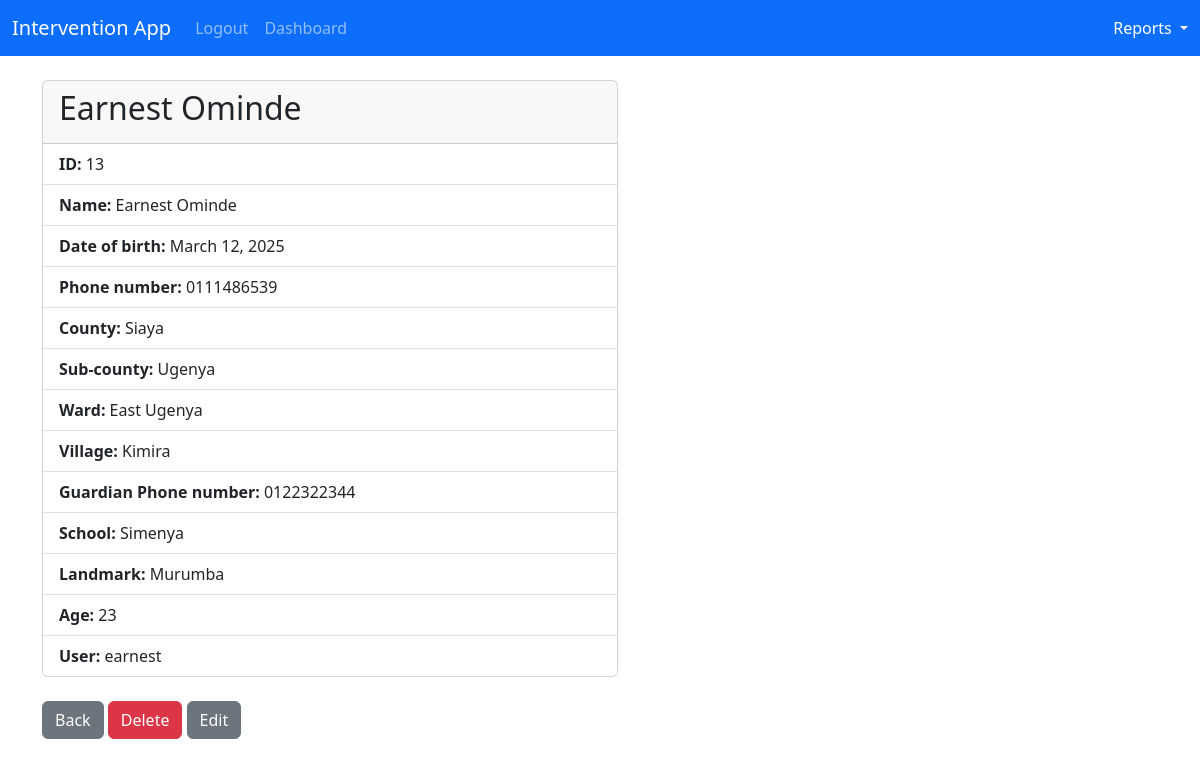
The app's page /ayp_enrollment_record/13/ (signed in) with its own data.
### intervention_app/models.py (models this page shows, shortened)
class Enrollment(models.Model):
    name = models.CharField(max_length=100)
    date_of_birth = models.DateField()
    contact_phone = models.CharField(max_length=12)
    county = models.CharField(max_length=100)
    sub_county = models.CharField(max_length=100)
    ward = models.CharField(max_length=100)
    village = models.CharField(max_length=100)
    guadian_phone_number = models.CharField(max_length=12)
    school= models.CharField(max_length=100)
    landmark= models.CharField(max_length=100)
    age = models.IntegerField()
    user = models.ForeignKey(User, on_delete=models.CASCADE)

### intervention_app/views.py (the view)
# urls.py: path('ayp_enrollment_record/<int:enrollment_id>/', views.ayp_enrollment_record, name="ayp_enrollment_record"),
@login_required
def ayp_enrollment_record(request, enrollment_id):
    if request.user.is_authenticated:
        ayp_enrollment_record = Enrollment.objects.get(id=enrollment_id)
        return render(request, 'enrollment_record.html', {'ayp_enrollment_record' : ayp_enrollment_record})
    else:
        messages.success(request, "You must be logged in first to view that page!")
        return redirect('home')

### intervention_app/templates/enrollment_record.html
{% extends 'base.html' %} {% block content %}
<div class="card" style="width: 36rem">
  <div class="card-header">
    <h2>{{ayp_enrollment_record.name}}</h2>
  </div>
  <ul class="list-group list-group-flush">
    <li class="list-group-item">
      <strong>ID: </strong>{{ayp_enrollment_record.id}}
    </li>
    <li class="list-group-item">
      <strong>Name: </strong>{{ayp_enrollment_record.name}}
    </li>
    <li class="list-group-item">
      <strong>Date of birth: </strong>{{ayp_enrollment_record.date_of_birth}}
    </li>
    <li class="list-group-item">
      <strong>Phone number: </strong>{{ayp_enrollment_record.contact_phone}}
    </li>
    <li class="list-group-item">
      <strong>County: </strong>{{ayp_enrollment_record.county}}
    </li>
    <li class="list-group-item">
      <strong>Sub-county: </strong>{{ayp_enrollment_record.sub_county}}
    </li>
    <li class="list-group-item">
      <strong>Ward: </strong>{{ayp_enrollment_record.ward}}
    </li>
    <li class="list-group-item">
      <strong>Village: </strong>{{ayp_enrollment_record.village}}
    </li>
    <li class="list-group-item">
      <strong>Guardian Phone number: </strong>
      {{ayp_enrollment_record.guadian_phone_number}}
    </li>
    <li class="list-group-item">
      <strong>School: </strong>{{ayp_enrollment_record.school}}
    </li>
    <li class="list-group-item">
      <strong>Landmark: </strong>{{ayp_enrollment_record.landmark}}
    </li>
    <li class="list-group-item">
      <strong>Age: </strong>{{ayp_enrollment_record.age}}
    </li>
    <li class="list-group-item">
      <strong>User: </strong>{{ayp_enrollment_record.user}}
    </li>
  </ul>
</div>
<br />
<a href="{%url 'home' %}" class="btn btn-secondary">Back</a>
<a
  href="{%url 'delete_ayp_enrollment_record' ayp_enrollment_record.id%}"
  class="btn btn-danger"
  >Delete</a
>
<a
  href="{%url 'update_ayp_enrollment_record' ayp_enrollment_record.id%}"
  class="btn btn-secondary"
  >Edit</a
>
{% endblock %}

### records on screen
Enrollment: name "Earnest Ominde", id "13", date_of_birth "March 12, 2025", contact_phone "0111486539", county "Siaya", sub_county "Ugenya", ward "East Ugenya", village "Kimira", guadian_phone_number "0122322344", school "Simenya", landmark "Murumba", age "23", user "earnest"
